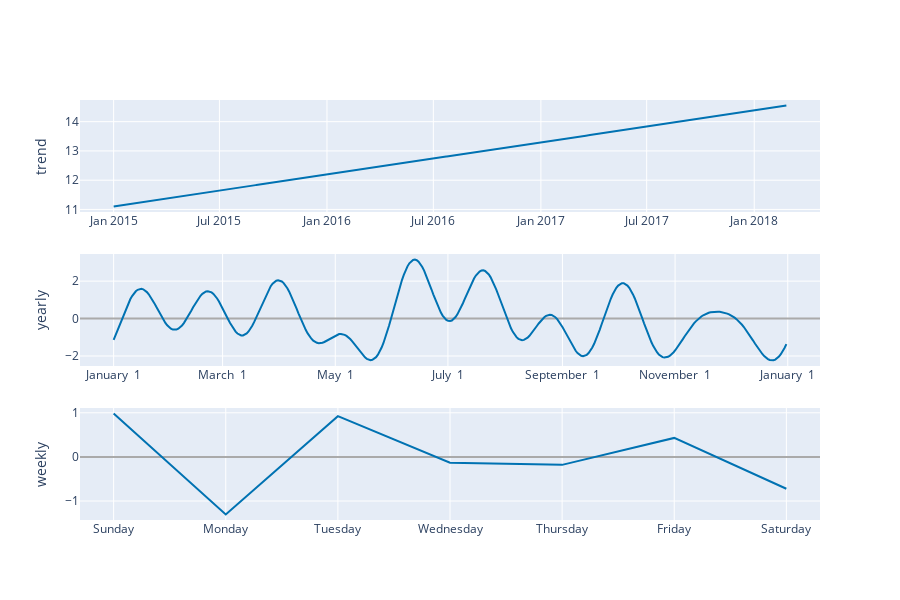

The cell this chart's notebook holds for it:
### Markdown cell above
### Plot trend components with plot_components_plotly

### Code cell
plot_components_plotly(model_Go_Wo_NMDVGP, forecast)

### Figure 1 — Plotly figure (JSON) as saved in the notebook; plotly's stock layout.template omitted (floating-point values rounded to 4 significant figures; data arrays with more than 128 entries replaced by an {"elided": "..."} marker saying what was removed)
{"data": [{"line": {"color": "#0072B2", "width": 2}, "mode": "lines", "name": "trend", "type": "scatter", "x": {"elided": "753 str values"}, "xaxis": "x", "y": {"elided": "753 float values"}, "yaxis": "y"}, {"line": {"color": "rgba(0, 114, 178, 0.2)", "width": 0}, "mode": "lines", "name": "trend_upper", "type": "scatter", "x": {"elided": "753 str values"}, "xaxis": "x", "y": {"elided": "753 float values"}, "yaxis": "y"}, {"fill": "tonexty", "fillcolor": "rgba(0, 114, 178, 0.2)", "line": {"color": "rgba(0, 114, 178, 0.2)", "width": 0}, "mode": "lines", "name": "trend_lower", "type": "scatter", "x": {"elided": "753 str values"}, "xaxis": "x", "y": {"elided": "753 float values"}, "yaxis": "y"}, {"line": {"color": "#0072B2", "width": 2}, "mode": "lines", "name": "yearly", "type": "scatter", "x": {"elided": "365 str values"}, "xaxis": "x2", "y": {"elided": "365 float values"}, "yaxis": "y2"}, {"line": {"color": "#0072B2", "width": 2}, "mode": "lines", "name": "weekly", "type": "scatter", "x": ["2017-01-01T00:00:00", "2017-01-02T00:00:00", "2017-01-03T00:00:00", "2017-01-04T00:00:00", "2017-01-05T00:00:00", "2017-01-06T00:00:00", "2017-01-07T00:00:00"], "xaxis": "x3", "y": [0.9821, -1.303, 0.924, -0.1325, -0.1798, 0.4307, -0.7212], "yaxis": "y3"}], "layout": {"height": 600, "showlegend": false, "width": 900, "xaxis": {"anchor": "y", "domain": [0, 1], "range": ["2014-11-04T10:48:00", "2018-04-23T13:12:00"], "type": "date"}, "xaxis2": {"anchor": "y2", "domain": [0, 1], "range": ["2016-12-13T18:54:02.958904115", "2018-01-18T11:04:57.863013581"], "tickformat": "%B %e", "type": "date"}, "xaxis3": {"anchor": "y3", "domain": [0, 1], "range": ["2016-12-31T16:48:00", "2017-01-07T07:12:00"], "tickformat": "%A", "type": "date"}, "yaxis": {"anchor": "x", "domain": [0.7333, 1], "rangemode": "normal", "title": {"text": "trend"}, "zerolinecolor": "#AAA"}, "yaxis2": {"anchor": "x2", "domain": [0.3667, 0.6333], "title": {"text": "yearly"}, "zerolinecolor": "#AAA"}, "yaxis3": {"anchor": "x3", "domain": [0, 0.2667], "title": {"text": "weekly"}, "zerolinecolor": "#AAA"}}}
